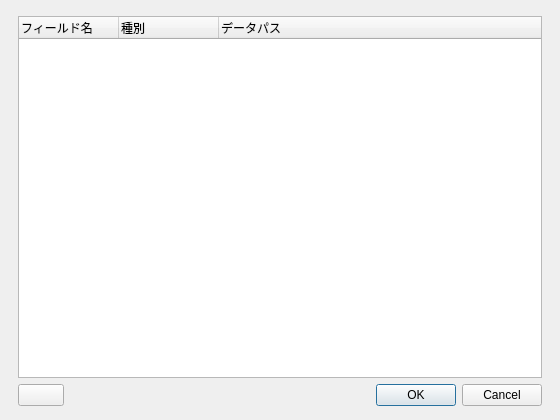
<?xml version="1.0" encoding="UTF-8"?>
<ui version="4.0">
 <class>DataPathPickerForm</class>
 <widget class="QDialog" name="DataPathPickerForm">
  <property name="windowTitle"><string>データ構造から選択</string></property>
  <property name="geometry">
   <rect><x>0</x><y>0</y><width>560</width><height>420</height></rect>
  </property>
  <layout class="QVBoxLayout" name="rootLayout">
   <property name="leftMargin"><number>18</number></property>
   <property name="topMargin"><number>16</number></property>
   <property name="rightMargin"><number>18</number></property>
   <property name="bottomMargin"><number>14</number></property>
   <item>
    <widget class="QTreeWidget" name="pathTree">
     <property name="expandsOnDoubleClick"><bool>false</bool></property>
     <column><property name="text"><string>フィールド名</string></property></column>
     <column><property name="text"><string>種別</string></property></column>
     <column><property name="text"><string>データパス</string></property></column>
    </widget>
   </item>
   <item>
    <layout class="QHBoxLayout" name="footerLayout">
     <item>
      <widget class="QPushButton" name="toggleAllButton">
       <property name="minimumSize"><size><width>46</width><height>0</height></size></property>
       <property name="maximumSize"><size><width>46</width><height>16777215</height></size></property>
       <property name="text"><string/></property>
       <property name="toolTip"><string>すべて折りたたむ</string></property>
      </widget>
     </item>
     <item><spacer name="footerSpacer"><property name="orientation"><enum>Qt::Horizontal</enum></property><property name="sizeHint" stdset="0"><size><width>40</width><height>20</height></size></property></spacer></item>
     <item><widget class="QDialogButtonBox" name="buttonBox"><property name="standardButtons"><set>QDialogButtonBox::Cancel|QDialogButtonBox::Ok</set></property></widget></item>
    </layout>
   </item>
  </layout>
 </widget>
 <resources/>
 <connections/>
</ui>
